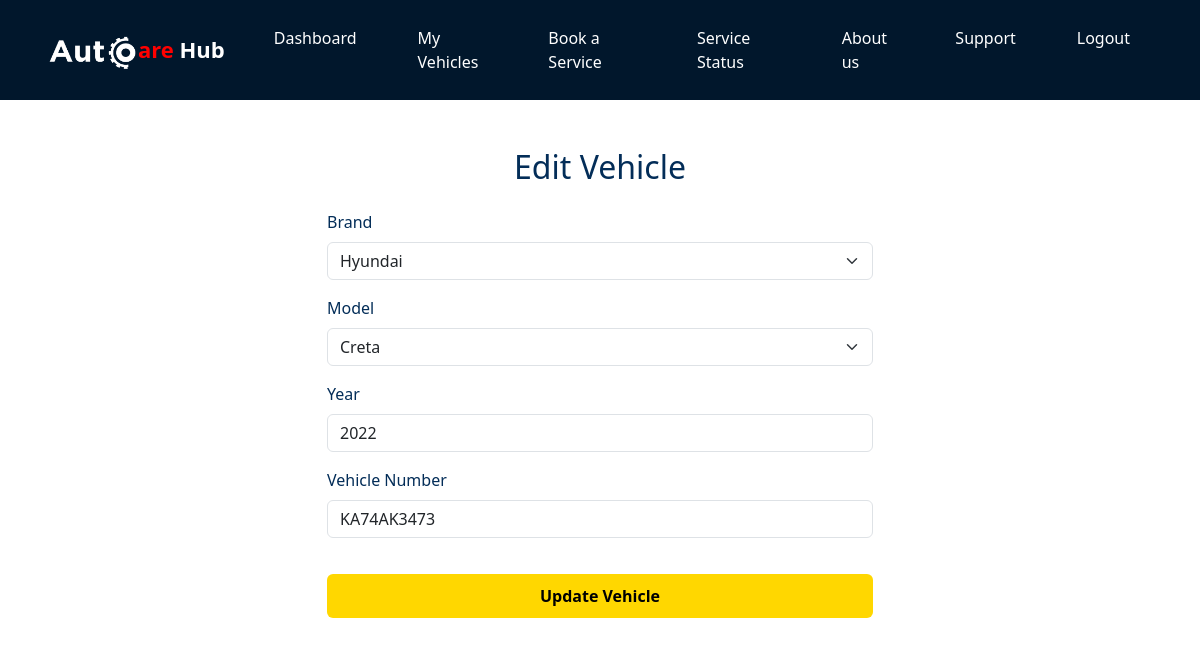
The page /Autocareapp/vehicle/edit/1/ on the database its author committed.
### Autocareapp/models.py (models this page shows, shortened)
class Vehicle(models.Model):
    user = models.ForeignKey(UserProfile, on_delete=models.CASCADE, null=True, blank=True)
    vehicle_number = models.CharField(max_length=20, unique=True)
    brand = models.CharField(max_length=50)
    model = models.CharField(max_length=50)
    year = models.CharField(max_length=10, null=True, blank=True)

### Autocareapp/views.py (the view, shortened to what this page needs)
# urls.py: path('vehicle/edit/<int:vehicle_id>/', views.edit_vehicle, name='edit_vehicle'),
def edit_vehicle(request, vehicle_id):
    vehicle = get_object_or_404(Vehicle, id=vehicle_id)
    return render(request, 'autocareapp/edit_vehicle.html', {'vehicle': vehicle})

### Autocare/Autocareapp/templates/Autocareapp/edit_vehicle.html (shortened to what this page needs)
{% extends 'autocareapp/userhomepage.html' %}
{% load static %}
{% block content %}
<div class="container py-5">
  <h2 class="mb-4 text-center">Edit Vehicle</h2>
  <div class="row justify-content-center">
    <div class="col-md-6">
      <form method="POST" action="">
        <div class="mb-3">
          <label class="form-label">Brand</label>
          <select name="brand" class="form-select" id="brandSelect" required>
            <option value="Hyundai" {% if vehicle.brand == "Hyundai" %}selected{% endif %}>Hyundai</option>
          </select>
        </div>
        <div class="mb-3">
          <label class="form-label">Model</label>
          <select name="model" class="form-select" id="modelSelect" required>
            <option value="">Select Model</option>
          </select>
        </div>
        <div class="mb-3">
          <label class="form-label">Year</label>
          <input type="number" name="year" class="form-control" min="1900" max="2099" required value="{{ vehicle.year }}">
        </div>
        <div class="mb-3">
          <label class="form-label">Vehicle Number</label>
          <input type="text" name="vehicle_number" class="form-control" required value="{{ vehicle.vehicle_number }}">
        </div>
        <div class="d-grid">
          <button type="submit" class="btn btn-primary">Update Vehicle</button>
        </div>
      </form>
    </div>
  </div>
</div>
{% endblock %}

### rows shown on the page
Vehicle: brand "Hyundai", year "2022", vehicle_number "KA74AK3473"
